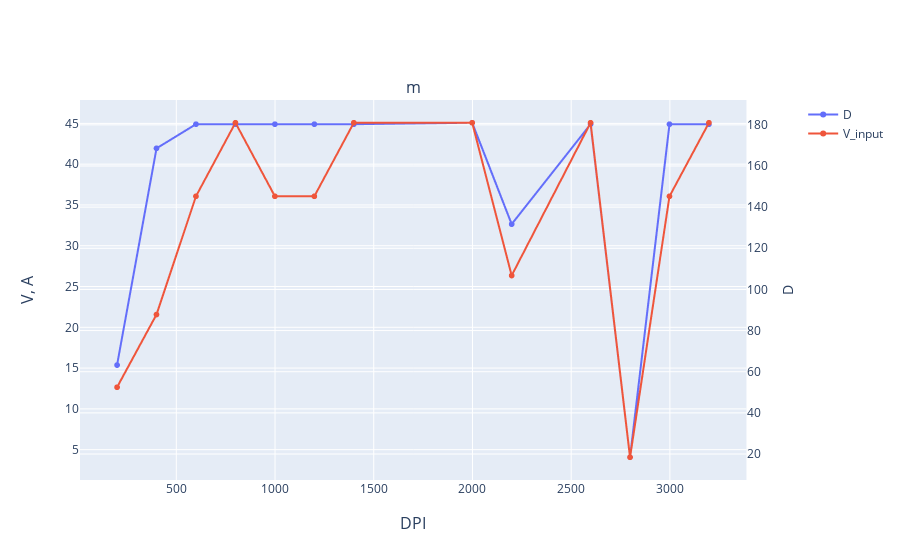

The notebook cell saved with this chart:
### Code cell
def plot(df):
    from plotly.subplots import make_subplots

    fig = make_subplots(
        specs=[[{"secondary_y": True}]],
        subplot_titles="max values",
        x_title=cols[0],
        y_title="V, A",
    )

    fig.add_trace(
        go.Scattergl(
            x=df.index,
            y=df.iloc[:, 2],
            name=cols[3],
        ),
        secondary_y=True,
    )
    fig.add_trace(
        go.Scattergl(x=df.index, y=df.iloc[:, 3], name=cols[4]), secondary_y=False
    )
    # fig.add_trace(
    #     go.Scattergl(x=df.index, y=df.iloc[:, 4], name=cols[5]), secondary_y=False
    # )
    # fig.add_trace(
    #     go.Scattergl(x=df.index, y=df.iloc[:, 5], name=cols[6]), secondary_y=False
    # )
    fig.update_yaxes(title_text="D", secondary_y=True)

    return fig


fig = plot(df)
fig

### Figure 1 — Plotly figure (JSON) as saved in the notebook; plotly's stock layout.template omitted (floating-point values rounded to 4 significant figures)
{"data": [{"name": "D", "x": [200, 400, 600, 800, 1000, 1200, 1400, 2000, 2200, 2600, 2800, 3000, 3200], "y": [63.25, 168.6, 180.3, 180.3, 180.3, 180.3, 180.3, 181.0, 131.7, 180.3, 18.44, 180.3, 180.3], "type": "scattergl", "xaxis": "x", "yaxis": "y2"}, {"name": "V_input", "x": [200, 400, 600, 800, 1000, 1200, 1400, 2000, 2200, 2600, 2800, 3000, 3200], "y": [12.65, 21.57, 36.06, 45.08, 36.06, 36.06, 45.08, 45.08, 26.35, 45.08, 4.07, 36.06, 45.08], "type": "scattergl", "xaxis": "x", "yaxis": "y"}], "layout": {"xaxis": {"anchor": "y", "domain": [0, 0.94]}, "yaxis": {"anchor": "x", "domain": [0, 1]}, "yaxis2": {"anchor": "x", "overlaying": "y", "side": "right", "title": {"text": "D"}}, "annotations": [{"font": {"size": 16}, "showarrow": false, "text": "m", "x": 0.47, "xanchor": "center", "xref": "paper", "y": 1, "yanchor": "bottom", "yref": "paper"}, {"font": {"size": 16}, "showarrow": false, "text": "DPI", "x": 0.47, "xanchor": "center", "xref": "paper", "y": 0, "yanchor": "top", "yref": "paper", "yshift": -30}, {"font": {"size": 16}, "showarrow": false, "text": "V, A", "textangle": -90, "x": 0, "xanchor": "right", "xref": "paper", "xshift": -40, "y": 0.5, "yanchor": "middle", "yref": "paper"}]}}
